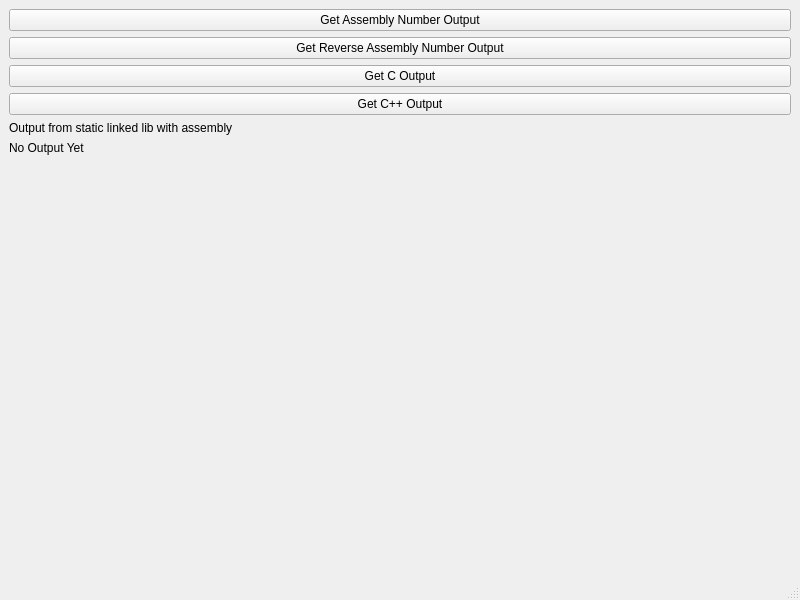
<?xml version="1.0" encoding="UTF-8"?>
<ui version="4.0">
 <class>MainWindow</class>
 <widget class="QMainWindow" name="MainWindow">
  <property name="geometry">
   <rect>
    <x>0</x>
    <y>0</y>
    <width>800</width>
    <height>600</height>
   </rect>
  </property>
  <property name="windowTitle">
   <string>MainWindow</string>
  </property>
  <widget class="QWidget" name="centralwidget">
   <layout class="QVBoxLayout" name="verticalLayout">
    <item>
     <widget class="QPushButton" name="m_AssemblyButton">
      <property name="text">
       <string>Get Assembly Number Output</string>
      </property>
     </widget>
    </item>
    <item>
     <widget class="QPushButton" name="m_AssemblyReverseButton">
      <property name="text">
       <string>Get Reverse Assembly Number Output</string>
      </property>
     </widget>
    </item>
    <item>
     <widget class="QPushButton" name="m_CButton">
      <property name="text">
       <string>Get C Output</string>
      </property>
     </widget>
    </item>
    <item>
     <widget class="QPushButton" name="m_CppButton">
      <property name="text">
       <string>Get C++ Output</string>
      </property>
     </widget>
    </item>
    <item>
     <widget class="QLabel" name="label">
      <property name="text">
       <string>Output from static linked lib with assembly</string>
      </property>
     </widget>
    </item>
    <item>
     <widget class="QLabel" name="m_OutputTextLabel">
      <property name="sizePolicy">
       <sizepolicy hsizetype="Expanding" vsizetype="Expanding">
        <horstretch>0</horstretch>
        <verstretch>0</verstretch>
       </sizepolicy>
      </property>
      <property name="text">
       <string>No Output Yet</string>
      </property>
      <property name="alignment">
       <set>Qt::AlignLeading|Qt::AlignLeft|Qt::AlignTop</set>
      </property>
     </widget>
    </item>
   </layout>
  </widget>
  <widget class="QMenuBar" name="menubar">
   <property name="geometry">
    <rect>
     <x>0</x>
     <y>0</y>
     <width>800</width>
     <height>20</height>
    </rect>
   </property>
  </widget>
  <widget class="QStatusBar" name="statusbar"/>
 </widget>
 <resources/>
 <connections/>
</ui>
